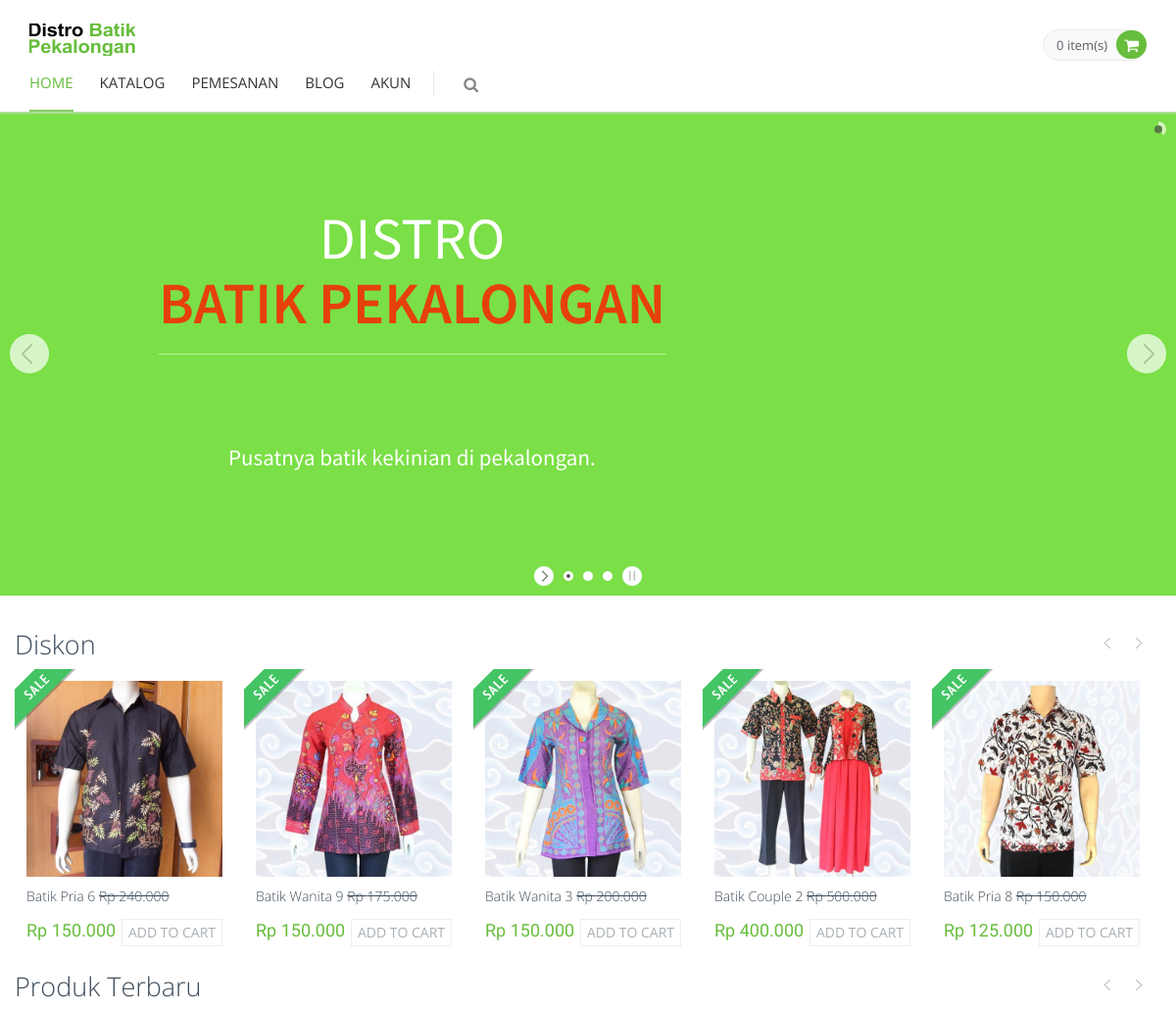
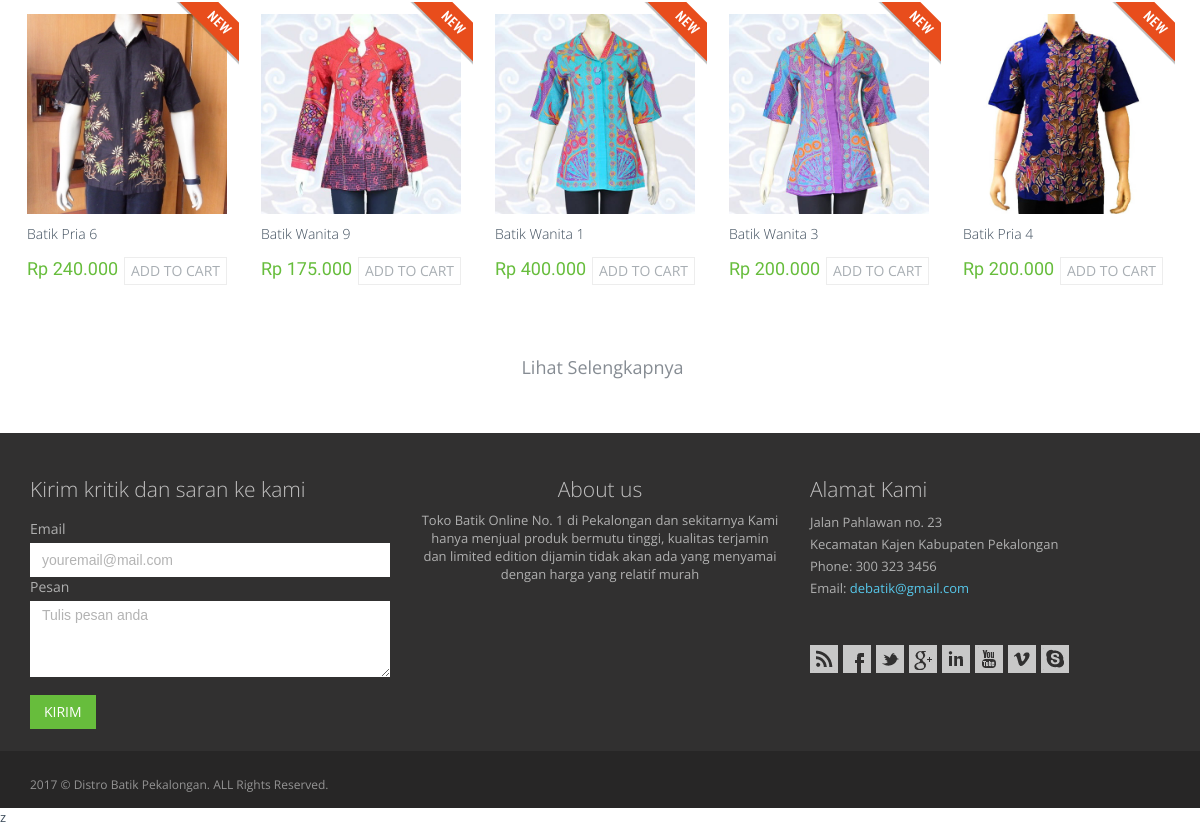
The page / on the database its author committed (2 pictures, top to bottom).
### tables this page shows
CREATE TABLE `barang` (
  `id_barang` int(11) NOT NULL,
  `id_kategori` int(11) NOT NULL,
  `id_jenis` int(11) NOT NULL,
  `nama_barang` varchar(50) NOT NULL,
  `ukuran` varchar(3) NOT NULL,
  `foto_barang` varchar(50) NOT NULL,
  `diskon` tinyint(4) NOT NULL,
  `harga` int(11) NOT NULL,
  `harga_diskon` int(11) NOT NULL,
  `deskripsi` text NOT NULL,
  `tanggal` date NOT NULL
);

### index.php (called while the page is built, shortened)
<?php
  if (empty($_SESSION['member'])) {
    $akun = "AKUN";
  } else {
    $akun = $_SESSION['member'];
    $url = "index.php?page=member";
    $login = "Profil";
  }
      ?>
    <?php require 'layout/head.php'; ?>
    <?php include 'content.php'; ?>
    <?php include 'layout/prefooter.php'; ?>
    <?php require 'layout/footer.php'; ?>

### home.php (the view, shortened to what this page needs)
<div class="main">
  <div class="container" style="width: 100%;">
    <div class="row margin-bottom-40">
        <div class="col-md-12 sale-product">
          <h2>Diskon</h2>
          <div class="owl-carousel owl-carousel5">
            <?php
              $queryhits = mysqli_query($connect, "SELECT * FROM barang WHERE diskon = 1 ORDER BY id_barang DESC LIMIT 0, 10");
              while ($datahits = mysqli_fetch_array($queryhits)) { ?>
            <div>
              <div class="product-item">
                <div class="pi-img-wrapper">
                  <img src="img/produk/<?php echo $datahits['foto_barang']; ?>" class="img-responsive" alt="<?php echo $datahits['foto_barang']; ?>">
                </div>
                <h3><a href="index.php?page=detail-diskon&id=<?php echo $datahits['id_barang']; ?>"><?php echo $datahits['nama_barang']; ?></a>&nbsp;<strike><?php echo "Rp ".number_format($datahits['harga'],0,".","."); ?></strike></h3>
                <div class="pi-price"><?php echo "Rp ".number_format($datahits['harga_diskon'],0,".","."); ?></div>
                <a href="javascript:;" class="btn btn-default add2cart">Add to cart</a>
                <div class="sticker sticker-sale"></div>
              </div>
            </div>
              <?php  }
              ?>
          </div>
      </div>
        <div class="col-md-12 sale-product">
          <h2>Produk Terbaru</h2>
          <div class="owl-carousel owl-carousel5">
            <?php
              $queryhits = mysqli_query($connect, "SELECT * FROM barang ORDER BY id_barang DESC LIMIT 0, 10");
              while ($datahits = mysqli_fetch_array($queryhits)) { ?>
            <div>
              <div class="product-item">
                <div class="pi-img-wrapper">
                  <img src="img/produk/<?php echo $datahits['foto_barang']; ?>" class="img-responsive" alt="<?php echo $datahits['foto_barang']; ?>">
                </div>
                <h3><a href="index.php?page=detail-new&id=<?php echo $datahits['id_barang']; ?>"><?php echo $datahits['nama_barang']; ?></a></h3>
                <div class="pi-price"><?php echo "Rp ".number_format($datahits['harga'],0,".","."); ?></div>
                <a href="javascript:;" class="btn btn-default add2cart">Add to cart</a>
                <div class="sticker sticker-new"></div>
              </div>
            </div>
              <?php  }
              ?>
          </div>
        </div>
    </div>
    <div class="container-fluid">
           <div class="row margin-bottom-40">
              <div class="col-xs-12">
                <center>
                <nav>
                <ul class="pagination pagination-lg">
                  <li><a href="index.php?page=katalog">Lihat Selengkapnya</a></li>
                </ul>
              </nav>
              </center>
            </div>
         </div>
      </div>
  </div>
</div>

### layout/head.php (shortened to what this page needs)
<!DOCTYPE html>
<html lang="en">
<head>
  <link href="assets/global/plugins/font-awesome/css/font-awesome.min.css" rel="stylesheet">
  <link href="assets/global/plugins/bootstrap/css/bootstrap.min.css" rel="stylesheet">
  <link href="assets/global/plugins/fancybox/source/jquery.fancybox.css" rel="stylesheet">
  <link href="assets/global/plugins/carousel-owl-carousel/owl-carousel/owl.carousel.css" rel="stylesheet">
  <link href="assets/global/plugins/slider-layer-slider/css/layerslider.css" rel="stylesheet">
  <link href="assets/global/css/components.css" rel="stylesheet">
  <link href="assets/frontend/layout/css/style.css" rel="stylesheet">
  <link href="assets/frontend/pages/css/style-shop.css" rel="stylesheet" type="text/css">
  <link href="assets/frontend/pages/css/style-layer-slider.css" rel="stylesheet">
  <link href="assets/frontend/layout/css/style-responsive.css" rel="stylesheet">
  <link href="assets/frontend/layout/css/themes/green.css" rel="stylesheet" id="style-color">
  <link href="assets/frontend/layout/css/custom.css" rel="stylesheet">
</head>

### header.php (shortened to what this page needs)
<div class="header">
  <div class="container">
    <a class="site-logo" href="index.php"><img src="assets/frontend/layout/img/logos/logo-shop-red.png" alt="Distro Batik Pekalongan"></a>
    <?php require 'layout/cart.php'; ?>
    <div class="header-navigation">
      <ul>
     <?php
          $page = @$_GET['page'];
          if (!isset($page)) { ?>
            <li class="active"><a href="index.php">Home</a></li>
            <li><a href="index.php?page=katalog">Katalog</a></li>
            <li><a href="index.php?page=pemesanan">Pemesanan</a></li>
            <li><a href="index.php?page=blog">Blog</a></li>
            <li class="dropdown">
              <a class="dropdown-toggle" data-toggle="dropdown" data-target="#" href="javascript:;">
                <?php echo $akun; ?>
              </a>
            </li>
          <?php }
        ?>
        <li class="menu-search">
          <i class="fa fa-search search-btn"></i>
        </li>
      </ul>
    </div>
  </div>
</div>

### layout/cart.php (shortened to what this page needs)
<div class="top-cart-block">
  <div class="top-cart-info">
    <a href="javascript:void(0);" class="top-cart-info-count"><?php echo count($_SESSION['shopping_cart']) ?> item(s)</a>
  </div>
  <i class="fa fa-shopping-cart"></i>
</div>

### content.php (shortened to what this page needs)
<?php
	include 'header.php';
	$page = @$_GET['page'];
	if (!isset($page)) {
		include 'slider.php';
		include 'home.php';
	}
	elseif ($page == 'katalog') {
		include 'katalog.php';
	}
	elseif ($page == 'pemesanan') {
		include 'pemesanan.php';
	}
	elseif ($page == 'blog') {
		include 'blog.php';
	}
	elseif ($page == 'read') {
		include 'aboutart.php';
	}
	elseif ($page == 'member') {
		include 'member.php';
	}
           elseif ($page == 'login') {
                 include 'login.php';
           }
           elseif ($page == 'register') {
                 include 'register.php';
           }
           elseif ($page == 'pria') {
                 include 'layout/kategori/pria.php';
           }
           elseif ($page == 'wanita') {
                 include 'layout/kategori/wanita.php';
           }
           elseif ($page == 'couple') {
                 include 'layout/kategori/couple.php';
           }
           elseif ($page == 'tulis') {
                 include 'layout/jenis/tulis.php';
           }
           elseif ($page == 'cap') {
                 include 'layout/jenis/cap.php';
           }
           elseif ($page == 'sablon') {
                 include 'layout/jenis/sablon.php';
           }
           elseif ($page == 'detail') {
                 include 'detail.php';
           }
           elseif ($page == 'detail-diskon') {
                 include 'detaildisc.php';
           }
           elseif ($page == 'detail-new') {
                 include 'detailnew.php';
           }
           elseif ($page == 'cart') {
                 include 'cart.php';
           }
?>

### slider.php (shortened to what this page needs)
<div class="page-slider margin-bottom-35">
  <div id="layerslider" style="width: 100%; height: 494px; margin: 0 auto;">
    <div class="ls-slide ls-slide1" data-ls="offsetxin: right; slidedelay: 7000; transition2d: 24,25,27,28;">
      <img src="assets/frontend/pages/img/layerslider/slide1/bg.jpg" class="ls-bg" alt="Slide background">
      <div class="ls-l ls-title" style="top: 96px; left: 35%; white-space: nowrap;" data-ls="
        fade: true;
        fadeout: true;
        durationin: 750;
        durationout: 750;
        easingin: easeOutQuint;
        rotatein: 90;
        rotateout: -90;
        scalein: .5;
        scaleout: .5;
        showuntil: 4000;
      ">Distro <strong>Batik Pekalongan</strong></div>
      <div class="ls-l ls-mini-text" style="top: 338px; left: 35%; white-space: nowrap;" data-ls="
      fade: true;
      fadeout: true;
      durationout: 750;
      easingin: easeOutQuint;
      delayin: 300;
      showuntil: 4000;
      ">Pusatnya batik kekinian di pekalongan.
      </div>
    </div>
  </div>
</div>

### layout/prefooter.php
<div class="pre-footer">
  <div class="container">
    <div class="row">
      <div class="col-md-4 col-sm-6 pre-footer-col">
        <h2 class="margin-bottom-0">Kirim kritik dan saran ke kami</h2><br>
        <form action="post">
            <div class="input-group col-md-12 col-xs-12">
              <label for="email">Email</label>
                <input type="text" placeholder="youremail@mail.com" class="form-control" name="email">
            </div>
            <div class="input-group col-md-12 col-xs-12">
              <label for="pesan">Pesan</label>
               <textarea class="form-control" rows="4" placeholder="Tulis pesan anda" name="msg"></textarea>
            </div><br>
            <input type="submit" name="kirim" class="btn btn-primary" value="Kirim">
          </form>
      </div>
      <div class="col-md-4 col-sm-6 ">
        <center><h2>About us</h2>
        <p>Toko Batik Online No. 1 di Pekalongan dan sekitarnya Kami hanya menjual produk bermutu tinggi, kualitas terjamin dan limited edition dijamin tidak akan ada yang menyamai dengan harga yang relatif murah</p></center>
  </div>
      <div class="col-md-4 col-sm-6 pre-footer-col">
        <h2>Alamat Kami</h2>
        <address class="margin-bottom-40">
          Jalan Pahlawan no. 23<br>
          Kecamatan Kajen Kabupaten Pekalongan<br>
          Phone: 300 323 3456<br>
          Email: <a href="gmail.com">debatik@gmail.com</a><br>
        </address>
        <ul class="social-icons">
          <li><a class="rss" data-original-title="rss" href="javascript:;"></a></li>
          <li><a class="facebook" data-original-title="facebook" href="javascript:;"></a></li>
          <li><a class="twitter" data-original-title="twitter" href="javascript:;"></a></li>
          <li><a class="googleplus" data-original-title="googleplus" href="javascript:;"></a></li>
          <li><a class="linkedin" data-original-title="linkedin" href="javascript:;"></a></li>
          <li><a class="youtube" data-original-title="youtube" href="javascript:;"></a></li>
          <li><a class="vimeo" data-original-title="vimeo" href="javascript:;"></a></li>
          <li><a class="skype" data-original-title="skype" href="javascript:;"></a></li>
        </ul>
      </div>
    </div>
  </div>
</div>

### layout/footer.php (shortened to what this page needs)
    <div class="footer">
      <div class="container">
        <div class="row">
          <div class="col-md-6 col-sm-6 padding-top-10">
            <?php echo date("Y"); ?> &copy; Distro Batik Pekalongan. ALL Rights Reserved.
          </div>
        </div>
      </div>
    </div>
    <script src="assets/frontend/layout/scripts/layout.js" type="text/javascript"></script>z
</body>
</html>

### assets/frontend/layout/css/style.css (style rules this page uses)
h1, h2, h3, h4, h5, h6 { font: 300 'Open Sans', sans-serif; margin: 0 0 10px; }
a { color: #E02222; }
a, a:focus, a:hover, a:active { outline: 0; text-decoration: none; }
.padding-top-10 { padding-top: 10px !important; }
.margin-bottom-0 { margin-bottom: 0 !important; }
.margin-bottom-35 { margin-bottom: 35px !important; }
.margin-bottom-40 { margin-bottom: 40px !important; }
input.form-control, textarea.form-control { border-color: #dbdbdb; color: #777; font: 14px Arial, sans-serif; border-radius: 0; box-shadow: none; }
.header { box-shadow: 0 1px 3px #ddd; background: #fff; border-radius: 0; margin-bottom: 23px; z-index: 999; position: relative; }
.header .container { position: relative; }
.site-logo { float: left; font-size: 23px; font-weight: 400; margin-right: 67px; padding-top: 22px; padding-bottom: 22px; }
.header-navigation { font: 15px "Open Sans", sans-serif; margin: 0 10px 0 0; padding: 0; float: left; text-transform: uppercase; }
.header-navigation ul { margin: 0; padding: 0; list-style: none; }
.header-navigation > ul > li { float: left; }
.header-navigation > ul > li > a { color: #333; display: block; padding: 29px 12px 30px; }
.header-navigation ul > li.active > a, .header-navigation ul > li > a:hover, .header-navigation ul > li > a:focus, .header-navigation ul > li.open > a, .header-navigation ul > li.open > a:hover, .header-navigation ul > li.open > a:focus { color: #e02222; background: #fcfcfc; text-decoration: none; }
.header-navigation ul > li.active > a { border-bottom: 2px solid #e64f00; }
.header-navigation, .header-navigation .dropdown { position: static; }
.header-navigation li.menu-search { position: relative; top: 26px; }
.header-navigation li.menu-search i { color: #333; font-size: 16px; cursor: pointer; position: relative; top: -6px; width: 15px; height: 15px; opacity: 0.6; }
.page-slider { margin-top: -25px; clear: both; }
.pagination { border-radius: 0; margin: 0; }
.pagination > li { display: inline-block; margin-left: 5px; }
.pagination > li > a, .pagination > li > span, .pagination > li:first-child > a, .pagination > li:first-child > span, .pagination > li:last-child > a, .pagination > li:last-child > span { border-radius: 25px !important; border: none; color: #868c93; }
.pagination > li:first-child > a, .pagination > li:last-child > a { padding: 4px 12px 8px; }
.pre-footer { background: #313030; color: #b0b0b0; }
.pre-footer .container { padding-top: 45px; }
.pre-footer a { color: #57c8eb; }
.pre-footer h2, .ecommerce .pre-footer h2 { font-size: 21px; color: #c2c1c1; }
.pre-footer p { margin-bottom: 20px; }
.pre-footer li { margin-bottom: 6px; }
.pre-footer address { line-height: 1.7; }
.pre-footer-col { padding-bottom: 22px; }
.pre-footer .social-icons { padding-top: 5px; }
.pre-footer .social-icons li a, .pre-footer a.social-icon { transition: all 0.1s ease-in-out !important; -o-transition: all 0.1s ease-in-out !important; -ms-transition: all 0.1s ease-in-out !important; -moz-transition: all 0.1s ease-in-out !important; -webkit-transition: all 0.1s ease-in-out !important; }
.pre-footer .form-control, .pre-footer .form-control:focus { border: none; }
.footer { background: #272626; color: #fff; font-size: 12px; padding: 15px 0; }
.footer .padding-top-10 { opacity: 0.5; }
.fontawesome-icon-list [class^="fa-"], .fontawesome-icon-list [class*=" fa-"], li [class^="fa-"], li [class*=" fa-"] { display: inline-block; width: 1.25em; text-align: center; }

### assets/frontend/pages/css/style-layer-slider.css (style rules this page uses)
.ls-slide1 .ls-title { font: 60px/66px 'Source Sans Pro', Arial, sans-serif; color: #fff; border-bottom: solid 1px rgba(255,255,255,0.5) !important; text-transform: uppercase; text-align: center; padding-bottom: 19px; }
.ls-slide1 .ls-title strong { color: #e6400c; display: block; font-weight: 600; }
.ls-slide1 .ls-mini-text { font: 400 23px 'Source Sans Pro', Arial, sans-serif; color: #fff; text-align: center; }

### assets/frontend/layout/css/themes/green.css (style rules this page uses)
a { color: #67bd3c; }
.header-navigation ul > li.active > a, .header-navigation ul > li > a:hover, .header-navigation ul > li > a:focus, .header-navigation ul > li.open > a, .header-navigation ul > li.open > a:hover, .header-navigation ul > li.open > a:focus { color: #67bd3c; }
.top-cart-block .fa-shopping-cart { background: #67bd3c; }
.pi-price { color: #67bd3c; }
.btn-primary { background: #67bd3c; }
.header-navigation ul > li.active > a { border-bottom: 2px solid #85CA63; }

### rows shown on the page
barang: foto_barang (picture), nama_barang "Batik Pria 6", harga "240.000", harga_diskon "150.000"
barang: foto_barang (picture), nama_barang "Batik Wanita 9", harga "175.000", harga_diskon "150.000"
barang: foto_barang (picture), nama_barang "Batik Wanita 3", harga "200.000", harga_diskon "150.000"
barang: foto_barang (picture), nama_barang "Batik Couple 2", harga "500.000", harga_diskon "400.000"
barang: foto_barang (picture), nama_barang "Batik Pria 8", harga "150.000", harga_diskon "125.000"
barang: foto_barang (picture), nama_barang "Batik Wanita 1", harga "400.000"
barang: foto_barang (picture), nama_barang "Batik Pria 4", harga "200.000"

### other values the page prints
count($_SESSION['shopping_cart']) "0"
$akun "AKUN"
